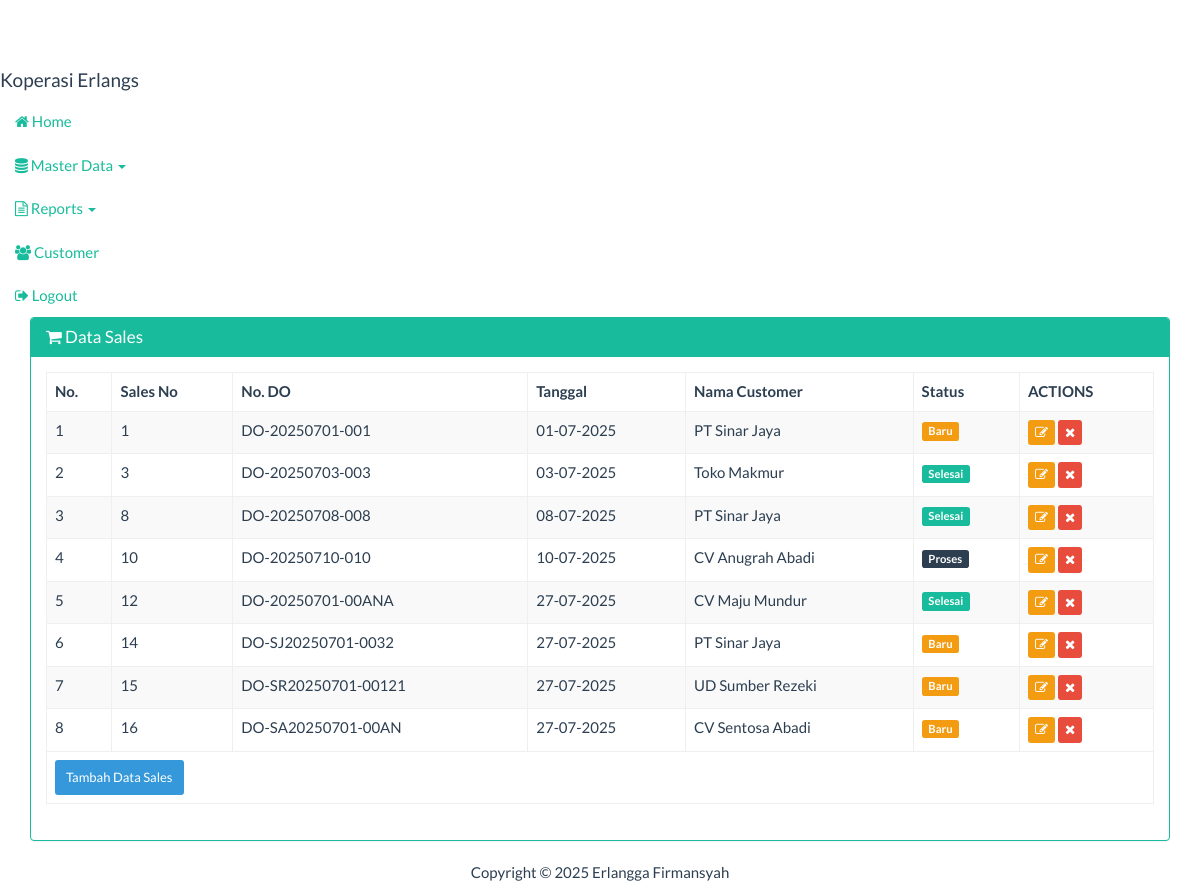
The page /?page=sales&actions=tampil (signed in) on the database its author committed.
### tables this page shows
CREATE TABLE `sales` (
  `id_sales` int NOT NULL,
  `tgl_sales` date DEFAULT NULL,
  `id_customer` int DEFAULT NULL,
  `do_number` varchar(50) DEFAULT NULL,
  `status` enum('baru','proses','selesai') DEFAULT NULL
);

CREATE TABLE `customer` (
  `id_customer` int NOT NULL,
  `nama_customer` varchar(100) DEFAULT NULL,
  `alamat` text,
  `telp` varchar(20) DEFAULT NULL,
  `fax` varchar(20) DEFAULT NULL,
  `email` varchar(100) DEFAULT NULL
);

### views/sales_tampil.php (the view, shortened to what this page needs)
<div class="container">
    <div class="row">
        <div class="col-xs-12">
            <div class="panel panel-success">
                <div class="panel-heading">
                    <h3 class="panel-title"><span class="fa fa-shopping-cart"></span> Data Sales</h3>
                </div>
                <div class="panel-body">
                    <table id="deskripsi" class="table table-bordered table-striped table-hover">
                        <thead>
                            <tr>
                                <th>No.</th>
                                <th>Sales No</th>
                                <th>No. DO</th>
                                <th>Tanggal</th>
                                <th>Nama Customer</th>
                                <th>Status</th>
                                <th>ACTIONS</th>
                            </tr>
                        </thead>
                        <tbody>
                            <?php
                            $sql = "SELECT s.*, c.nama_customer
                                   FROM sales s
                                   LEFT JOIN customer c ON s.id_customer = c.id_customer";
                            $query = mysqli_query($koneksi, $sql) or die("SQL Anda Salah");
                            $nomor = 0;
                            while ($data = mysqli_fetch_array($query)) {
                                $nomor++;
                                ?>
                                <tr>
                                    <td><?= $nomor ?></td>
                                    <td><?= $data['id_sales'] ?></td>
                                    <td><?= $data['do_number'] ?></td>
                                    <td><?= date('d-m-Y', strtotime($data['tgl_sales'])) ?></td>
                                    <td><?= $data['nama_customer'] ?? 'Customer tidak ditemukan' ?></td>
                                    <td>
                                    <?php
                                    $status = strtolower($data['status']);
                                    if ($status === 'baru') {
                                        echo '<span class="label label-warning">Baru</span>';
                                    } elseif ($status === 'proses') {
                                        echo '<span class="label label-primary">Proses</span>';
                                    } elseif ($status === 'selesai') {
                                        echo '<span class="label label-success">Selesai</span>';
                                    } else {
                                        echo '<span class="label label-default">' . htmlspecialchars($data['status']) . '</span>';
                                    }
                                    ?>
                                </td>
                                    <td>
                                        <a href="?page=sales&actions=edit&id=<?= $data['id_sales'] ?>" class="btn btn-warning btn-xs">
                                            <span class="fa fa-edit"></span>
                                        </a>
                                        <a href="?page=sales&actions=delete&id=<?= $data['id_sales'] ?>" class="btn btn-danger btn-xs">
                                            <span class="fa fa-remove"></span>
                                        </a>
                                    </td>
                                </tr>
                            <?php } ?>
                        </tbody>
                        <tfoot>
                            <tr>
                                <td colspan="7">
                                    <a href="?page=sales&actions=tambah" class="btn btn-info btn-sm">
                                        Tambah Data Sales
                                    </a>
                                </td>
                            </tr>
                        </tfoot>
                    </table>
                </div>
            </div>
        </div>
    </div>
</div>

### index.php (style rules this page uses)
body { margin-top:70px; }

### rows shown on the page
sales: id_sales "1", do_number "DO-20250701-001", tgl_sales "01-07-2025", id_customer.nama_customer "PT Sinar Jaya", status "Baru"
sales: id_sales "3", do_number "DO-20250703-003", tgl_sales "03-07-2025", id_customer.nama_customer "Toko Makmur", status "Selesai"
sales: id_sales "8", do_number "DO-20250708-008", tgl_sales "08-07-2025", id_customer.nama_customer "PT Sinar Jaya", status "Selesai"
sales: id_sales "10", do_number "DO-20250710-010", tgl_sales "10-07-2025", id_customer.nama_customer "CV Anugrah Abadi", status "Proses"
sales: id_sales "12", do_number "DO-20250701-00ANA", tgl_sales "27-07-2025", id_customer.nama_customer "CV Maju Mundur", status "Selesai"
sales: id_sales "14", do_number "DO-SJ20250701-0032", tgl_sales "27-07-2025", id_customer.nama_customer "PT Sinar Jaya", status "Baru"
sales: id_sales "15", do_number "DO-SR20250701-00121", tgl_sales "27-07-2025", id_customer.nama_customer "UD Sumber Rezeki", status "Baru"
sales: id_sales "16", do_number "DO-SA20250701-00AN", tgl_sales "27-07-2025", id_customer.nama_customer "CV Sentosa Abadi", status "Baru"
